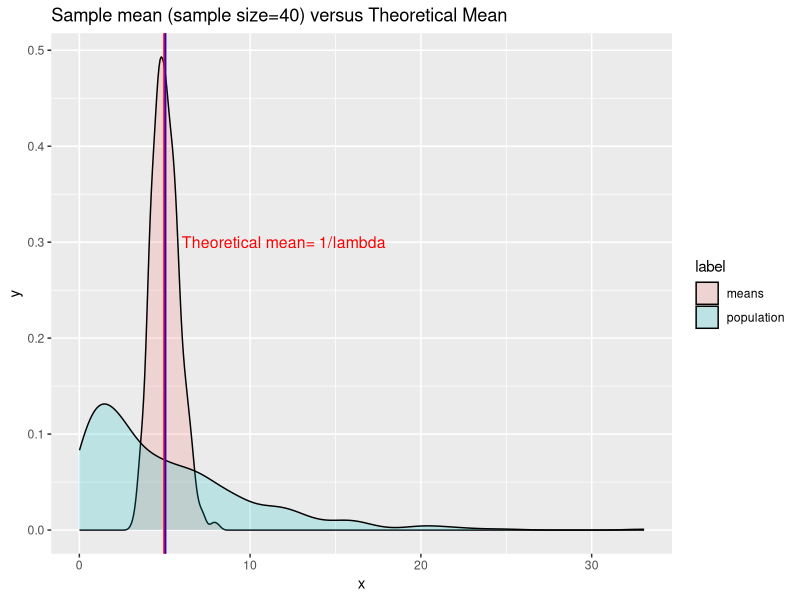
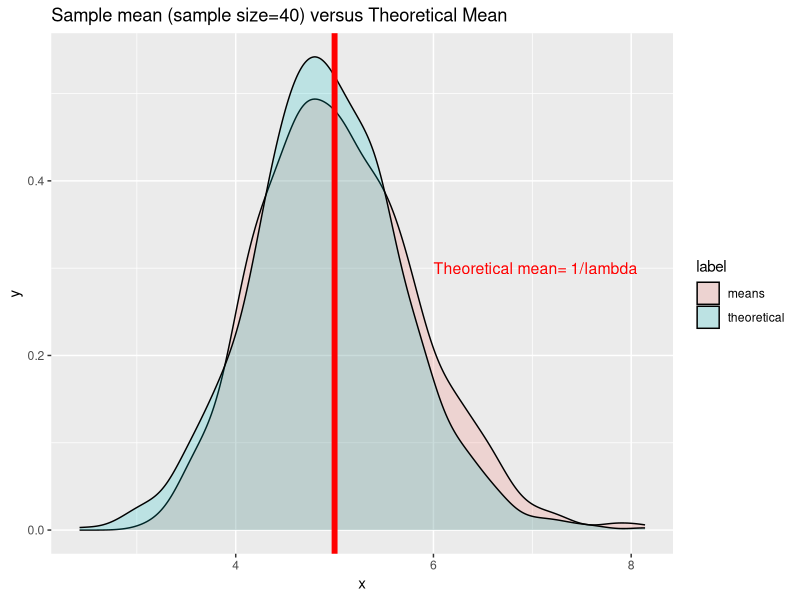

The R script that drew these images, in order:
## ---- chunk 1
set.seed(seed = 10)
n <- 1000
lambda <- 0.2
sample.size <- 40

population <- rexp(n,lambda)
means <- sapply(seq_len(n), function(x) mean(rexp(sample.size,lambda)))
## ---- chunk 2
library(ggplot2)
ggplot(data.frame(x=c(population,means), label=factor(rep(c("population","means"),c(n,n)))),aes(x, fill=label))+geom_density(alpha=0.2)+geom_vline(xintercept = 1/lambda, size=1, color="red")+geom_vline(xintercept=mean(means),color="blue")+labs(title="Sample mean (sample size=40) versus Theoretical Mean")+annotate("text", label = "Theoretical mean= 1/lambda", x = 6, y = 0.3, size = 4, colour = "red", hjust=0)
## ---- chunk 3
theoretical<-rnorm(n,mean=1/lambda,sd=1/lambda/sqrt(sample.size))

ggplot(data.frame(x=c(means,theoretical), label=factor(rep(c("means","theoretical"),c(n,n)))),aes(x, fill=label))+geom_density(alpha=0.2)+geom_vline(xintercept = 1/lambda, size=2, color="red")+labs(title="Sample mean (sample size=40) versus Theoretical Mean")+annotate("text", label = "Theoretical mean= 1/lambda", x = 6, y = 0.3, size = 4, colour = "red", hjust=0)
